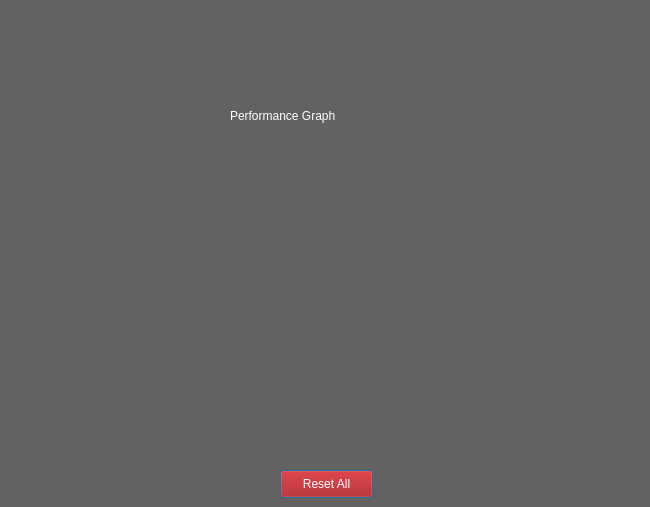
<?xml version="1.0" encoding="UTF-8"?>
<ui version="4.0">
 <class>perf_graph</class>
 <widget class="QDialog" name="perf_graph">
  <property name="geometry">
   <rect>
    <x>0</x>
    <y>0</y>
    <width>650</width>
    <height>507</height>
   </rect>
  </property>
  <property name="windowTitle">
   <string>Performance Graph</string>
  </property>
  <property name="styleSheet">
   <string notr="true">background-color: rgb(98, 98, 98);</string>
  </property>
  <widget class="QPushButton" name="pushButton">
   <property name="geometry">
    <rect>
     <x>280</x>
     <y>470</y>
     <width>93</width>
     <height>28</height>
    </rect>
   </property>
   <property name="styleSheet">
    <string notr="true">background-color: rgb(170, 0, 0);
color: rgb(255, 255, 255);</string>
   </property>
   <property name="text">
    <string>Reset All</string>
   </property>
  </widget>
  <widget class="QLabel" name="label">
   <property name="geometry">
    <rect>
     <x>230</x>
     <y>100</y>
     <width>191</width>
     <height>31</height>
    </rect>
   </property>
   <property name="styleSheet">
    <string notr="true">color: rgb(255, 255, 255);
font: 75 18pt &quot;Times New Roman&quot;;</string>
   </property>
   <property name="text">
    <string>Performance Graph</string>
   </property>
  </widget>
  <widget class="QLabel" name="logo_label">
   <property name="geometry">
    <rect>
     <x>270</x>
     <y>-10</y>
     <width>111</width>
     <height>121</height>
    </rect>
   </property>
   <property name="text">
    <string/>
   </property>
   <property name="pixmap">
    <pixmap resource="resources.qrc">:/images/display_panel_logo.png</pixmap>
   </property>
  </widget>
  <zorder>pushButton</zorder>
  <zorder>logo_label</zorder>
  <zorder>label</zorder>
 </widget>
 <resources>
  <include location="resources.qrc"/>
 </resources>
 <connections/>
</ui>
